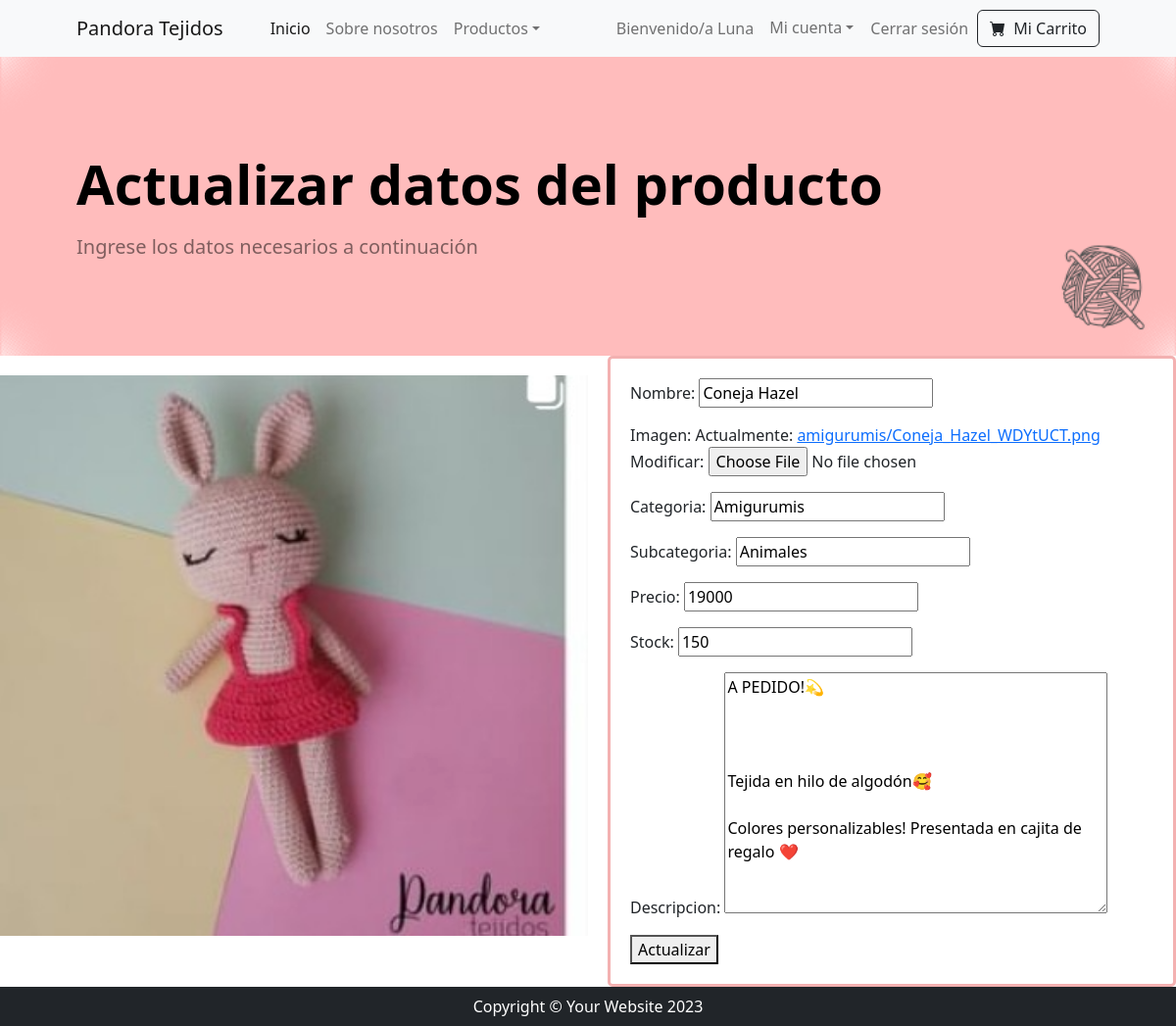
The app's page /pandora/actualizaamigurumi/2 (signed in), older data.
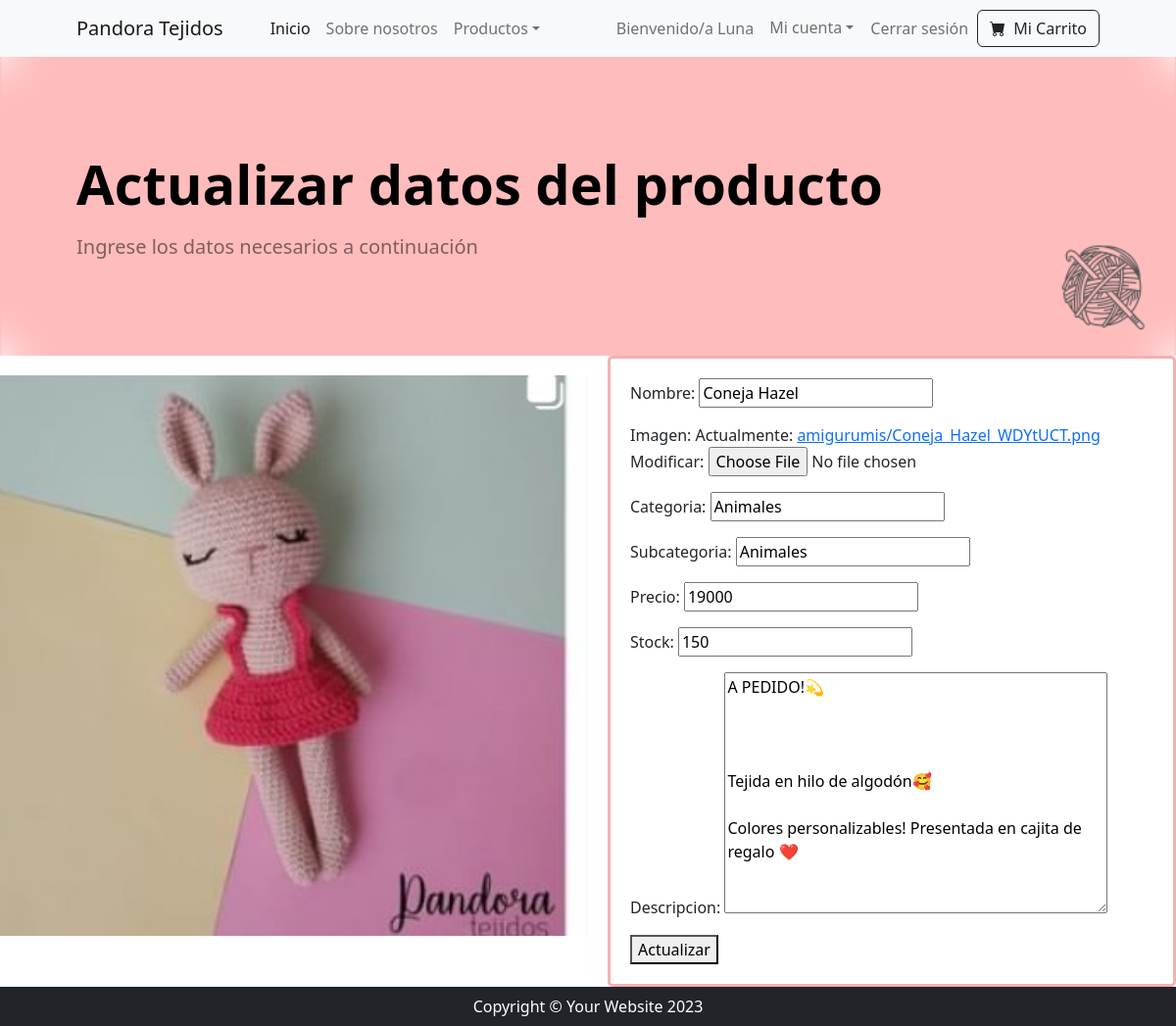
The same page, newer data.
### pandora/models.py (models this page shows, shortened)
class Amigurumis(models.Model):
    nombre = models.CharField(max_length=50)
    imagen = models.ImageField(upload_to='amigurumis/')
    categoria = models.CharField(max_length=50)
    subcategoria = models.CharField(max_length=50)
    precio = models.IntegerField()
    stock = models.IntegerField()
    descripcion = models.TextField()

### pandora/views.py (the view, shortened to what this page needs)
# urls.py: path('actualizaamigurumi/<pk>', AmigurumiUpdate.as_view(), name='actualizaamigurumi'),
class AmigurumiUpdate(LoginRequiredMixin, UpdateView):
   model = Amigurumis
   template_name = 'actualizaamigurumi.html'
   fields = ['nombre', 'imagen', 'categoria', 'subcategoria', 'precio', 'stock', 'descripcion']
   success_url = reverse_lazy('actualizacionexitosa')
   context_object_name = 'amigurumi'

### pandora/templates/actualizaamigurumi.html (shortened to what this page needs)
{% extends 'padre.html' %}
{% block cambioencabezado %}
          <p class="display-4 fw-bolder">Actualizar datos del producto <p>
          <p class="lead fw-normal text-black-50 mb-0">Ingrese los datos necesarios a continuación </p>
{% endblock cambioencabezado %}
{% block cambios1 %}
<div style="display: flex; justify-content: space-between; align-items: flex-start;">
  <div style="flex: 1; margin-top: 20px; margin-right: 20px; display: flex; justify-content: center;">
      <img src="{{ amigurumi.imagen.url }}" alt="{{ amigurumi.nombre }}" style="width: 600px; height: auto;">
  </div>
  <div style="flex: 1; border: 3px solid #f3b1b1; padding: 20px; border-radius: 5px;">
      <form action="{% url 'actualizaamigurumi' amigurumi.id %}" method="post" enctype="multipart/form-data">
          {{ form.as_p }}
          <button type="submit">Actualizar</button>
      </form>
  </div>
</div>
{% endblock cambios1 %}

Row changes from the older to the newer data that the page shows:
changed Amigurumis "Coneja Hazel": categoria "Amigurumis" → "Animales"
